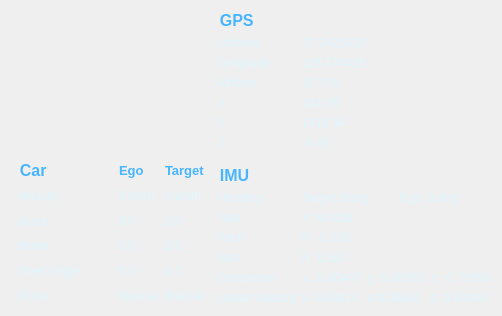
      <widget class="QWidget" name="tab_5">
       <attribute name="title">
        <string>Ego Pose</string>
       </attribute>
       <layout class="QGridLayout" name="gridLayout_12">
        <item row="1" column="0">
         <layout class="QGridLayout" name="gridLayout_11">
          <item row="7" column="0">
           <widget class="QLabel" name="label_59">
            <property name="styleSheet">
             <string notr="true">color: rgb(223, 246, 255);
border-bottom-width: 1px;
border-bottom-style: solid;
border-color: rgb(71,181,255);</string>
            </property>
            <property name="text">
             <string>  Brake</string>
            </property>
           </widget>
          </item>
          <item row="8" column="0">
           <widget class="QLabel" name="label_60">
            <property name="styleSheet">
             <string notr="true">color: rgb(223, 246, 255);
border-bottom-width: 1px;
border-bottom-style: solid;
border-color: rgb(71,181,255);</string>
            </property>
            <property name="text">
             <string>  Steer Angle          </string>
            </property>
           </widget>
          </item>
          <item row="8" column="2">
           <widget class="QLabel" name="target_steer_angle_label">
            <property name="styleSheet">
             <string notr="true">color: rgb(223, 246, 255);
border-bottom-width: 1px;
border-bottom-style: solid;
border-color: rgb(71,181,255);</string>
            </property>
            <property name="text">
             <string>0.0</string>
            </property>
           </widget>
          </item>
          <item row="10" column="2">
           <widget class="QLabel" name="target_mode_label">
            <property name="styleSheet">
             <string notr="true">color: rgb(223, 246, 255);
border-bottom-width: 1px;
border-bottom-style: solid;
border-color: rgb(71,181,255);</string>
            </property>
            <property name="text">
             <string>Manual</string>
            </property>
           </widget>
          </item>
          <item row="10" column="0">
           <widget class="QLabel" name="label_66">
            <property name="styleSheet">
             <string notr="true">color: rgb(223, 246, 255);
border-bottom-width: 1px;
border-bottom-style: solid;
border-color: rgb(71,181,255);</string>
            </property>
            <property name="text">
             <string>  Mode</string>
            </property>
           </widget>
          </item>
          <item row="10" column="1">
           <widget class="QLabel" name="car_mode_label">
            <property name="sizePolicy">
             <sizepolicy hsizetype="Expanding" vsizetype="Preferred">
              <horstretch>0</horstretch>
              <verstretch>0</verstretch>
             </sizepolicy>
            </property>
            <property name="styleSheet">
             <string notr="true">color: rgb(223, 246, 255);
border-bottom-width: 1px;
border-bottom-style: solid;
border-color: rgb(71,181,255);</string>
            </property>
            <property name="text">
             <string>Manual</string>
            </property>
           </widget>
          </item>
          <item row="1" column="2">
           <widget class="QLabel" name="label_23">
            <property name="sizePolicy">
             <sizepolicy hsizetype="Expanding" vsizetype="Preferred">
              <horstretch>0</horstretch>
              <verstretch>0</verstretch>
             </sizepolicy>
            </property>
            <property name="font">
             <font>
              <pointsize>10</pointsize>
              <weight>75</weight>
              <bold>true</bold>
             </font>
            </property>
            <property name="styleSheet">
             <string notr="true">color: rgb(71,181,255);</string>
            </property>
            <property name="text">
             <string>Target</string>
            </property>
           </widget>
          </item>
          <item row="3" column="1">
           <widget class="QLabel" name="car_velocity_label">
            <property name="sizePolicy">
             <sizepolicy hsizetype="Expanding" vsizetype="Preferred">
              <horstretch>0</horstretch>
              <verstretch>0</verstretch>
             </sizepolicy>
            </property>
            <property name="styleSheet">
             <string notr="true">color: rgb(223, 246, 255);
border-bottom-width: 1px;
border-bottom-style: solid;
border-color: rgb(71,181,255);</string>
            </property>
            <property name="text">
             <string>0 km/h</string>
            </property>
           </widget>
          </item>
          <item row="7" column="2">
           <widget class="QLabel" name="target_brake_label">
            <property name="styleSheet">
             <string notr="true">color: rgb(223, 246, 255);
border-bottom-width: 1px;
border-bottom-style: solid;
border-color: rgb(71,181,255);</string>
            </property>
            <property name="text">
             <string>0.0</string>
            </property>
           </widget>
          </item>
          <item row="6" column="0">
           <widget class="QLabel" name="label_57">
            <property name="styleSheet">
             <string notr="true">color: rgb(223, 246, 255);
border-bottom-width: 1px;
border-bottom-style: solid;
border-color: rgb(71,181,255);</string>
            </property>
            <property name="text">
             <string>  Accel</string>
            </property>
           </widget>
          </item>
          <item row="3" column="2">
           <widget class="QLabel" name="target_velocity_label">
            <property name="styleSheet">
             <string notr="true">color: rgb(223, 246, 255);
border-bottom-width: 1px;
border-bottom-style: solid;
border-color: rgb(71,181,255);</string>
            </property>
            <property name="text">
             <string>0 km/h</string>
            </property>
           </widget>
          </item>
          <item row="8" column="1">
           <widget class="QLabel" name="car_steer_angle_label">
            <property name="sizePolicy">
             <sizepolicy hsizetype="Expanding" vsizetype="Preferred">
              <horstretch>0</horstretch>
              <verstretch>0</verstretch>
             </sizepolicy>
            </property>
            <property name="styleSheet">
             <string notr="true">color: rgb(223, 246, 255);
border-bottom-width: 1px;
border-bottom-style: solid;
border-color: rgb(71,181,255);</string>
            </property>
            <property name="text">
             <string>0.0</string>
            </property>
           </widget>
          </item>
          <item row="3" column="0">
           <widget class="QLabel" name="label_56">
            <property name="styleSheet">
             <string notr="true">color: rgb(223, 246, 255);
border-bottom-width: 1px;
border-bottom-style: solid;
border-color: rgb(71,181,255);</string>
            </property>
            <property name="text">
             <string>  Velocity</string>
            </property>
           </widget>
          </item>
          <item row="6" column="1">
           <widget class="QLabel" name="car_accel_label">
            <property name="sizePolicy">
             <sizepolicy hsizetype="Expanding" vsizetype="Preferred">
              <horstretch>0</horstretch>
              <verstretch>0</verstretch>
             </sizepolicy>
            </property>
            <property name="styleSheet">
             <string notr="true">color: rgb(223, 246, 255);
border-bottom-width: 1px;
border-bottom-style: solid;
border-color: rgb(71,181,255);</string>
            </property>
            <property name="text">
             <string>0.0</string>
            </property>
           </widget>
          </item>
          <item row="1" column="0">
           <widget class="QLabel" name="label_54">
            <property name="sizePolicy">
             <sizepolicy hsizetype="Preferred" vsizetype="Preferred">
              <horstretch>0</horstretch>
              <verstretch>0</verstretch>
             </sizepolicy>
            </property>
            <property name="font">
             <font>
              <pointsize>12</pointsize>
              <weight>75</weight>
              <bold>true</bold>
             </font>
            </property>
            <property name="styleSheet">
             <string notr="true">color: rgb(71,181,255);</string>
            </property>
            <property name="text">
             <string>  Car</string>
            </property>
           </widget>
          </item>
          <item row="1" column="1">
           <widget class="QLabel" name="label_19">
            <property name="sizePolicy">
             <sizepolicy hsizetype="Expanding" vsizetype="Preferred">
              <horstretch>0</horstretch>
              <verstretch>0</verstretch>
             </sizepolicy>
            </property>
            <property name="font">
             <font>
              <pointsize>10</pointsize>
              <weight>75</weight>
              <bold>true</bold>
             </font>
            </property>
            <property name="styleSheet">
             <string notr="true">color: rgb(71,181,255);</string>
            </property>
            <property name="text">
             <string>Ego</string>
            </property>
           </widget>
          </item>
          <item row="7" column="1">
           <widget class="QLabel" name="car_brake_label">
            <property name="sizePolicy">
             <sizepolicy hsizetype="Expanding" vsizetype="Preferred">
              <horstretch>0</horstretch>
              <verstretch>0</verstretch>
             </sizepolicy>
            </property>
            <property name="styleSheet">
             <string notr="true">color: rgb(223, 246, 255);
border-bottom-width: 1px;
border-bottom-style: solid;
border-color: rgb(71,181,255);</string>
            </property>
            <property name="text">
             <string>0.0</string>
            </property>
           </widget>
          </item>
          <item row="6" column="2">
           <widget class="QLabel" name="target_accel_label">
            <property name="styleSheet">
             <string notr="true">color: rgb(223, 246, 255);
border-bottom-width: 1px;
border-bottom-style: solid;
border-color: rgb(71,181,255);</string>
            </property>
            <property name="text">
             <string>0.0</string>
            </property>
           </widget>
          </item>
         </layout>
        </item>
        <item row="0" column="1" rowspan="2">
         <layout class="QGridLayout" name="gridLayout_7">
          <item row="5" column="0">
           <widget class="QLabel" name="label_30">
            <property name="styleSheet">
             <string notr="true">color: rgb(223, 246, 255);
border-bottom-width: 1px;
border-bottom-style: solid;
border-color: rgb(71,181,255);</string>
            </property>
            <property name="text">
             <string>  Y</string>
            </property>
           </widget>
          </item>
          <item row="14" column="0">
           <widget class="QLabel" name="label_38">
            <property name="styleSheet">
             <string notr="true">color: rgb(223, 246, 255);
border-bottom-width: 1px;
border-bottom-style: solid;
border-color: rgb(71,181,255);</string>
            </property>
            <property name="text">
             <string>  Linear Velocity</string>
            </property>
           </widget>
          </item>
          <item row="2" column="1" colspan="3">
           <widget class="QLabel" name="gps_longitude_label">
            <property name="sizePolicy">
             <sizepolicy hsizetype="Expanding" vsizetype="Preferred">
              <horstretch>0</horstretch>
              <verstretch>0</verstretch>
             </sizepolicy>
            </property>
            <property name="styleSheet">
             <string notr="true">color: rgb(223, 246, 255);
border-bottom-width: 1px;
border-bottom-style: solid;
border-color: rgb(71,181,255);</string>
            </property>
            <property name="text">
             <string>126.774419</string>
            </property>
           </widget>
          </item>
          <item row="13" column="0">
           <widget class="QLabel" name="label_49">
            <property name="styleSheet">
             <string notr="true">color: rgb(223, 246, 255);
border-bottom-width: 1px;
border-bottom-style: solid;
border-color: rgb(71,181,255);</string>
            </property>
            <property name="text">
             <string>  Orientation</string>
            </property>
           </widget>
          </item>
          <item row="3" column="1" colspan="3">
           <widget class="QLabel" name="gps_altitude_label">
            <property name="sizePolicy">
             <sizepolicy hsizetype="Expanding" vsizetype="Preferred">
              <horstretch>0</horstretch>
              <verstretch>0</verstretch>
             </sizepolicy>
            </property>
            <property name="styleSheet">
             <string notr="true">color: rgb(223, 246, 255);
border-bottom-width: 1px;
border-bottom-style: solid;
border-color: rgb(71,181,255);</string>
            </property>
            <property name="text">
             <string>15.778</string>
            </property>
           </widget>
          </item>
          <item row="3" column="0">
           <widget class="QLabel" name="label_27">
            <property name="styleSheet">
             <string notr="true">color: rgb(223, 246, 255);
border-bottom-width: 1px;
border-bottom-style: solid;
border-color: rgb(71,181,255);</string>
            </property>
            <property name="text">
             <string>  Altitude</string>
            </property>
           </widget>
          </item>
          <item row="5" column="1" colspan="3">
           <widget class="QLabel" name="gps_y_label">
            <property name="sizePolicy">
             <sizepolicy hsizetype="Expanding" vsizetype="Preferred">
              <horstretch>0</horstretch>
              <verstretch>0</verstretch>
             </sizepolicy>
            </property>
            <property name="styleSheet">
             <string notr="true">color: rgb(223, 246, 255);
border-bottom-width: 1px;
border-bottom-style: solid;
border-color: rgb(71,181,255);</string>
            </property>
            <property name="text">
             <string>1418.34</string>
            </property>
           </widget>
          </item>
          <item row="8" column="0" colspan="4">
           <widget class="QLabel" name="label_45">
            <property name="sizePolicy">
             <sizepolicy hsizetype="Expanding" vsizetype="Preferred">
              <horstretch>0</horstretch>
              <verstretch>0</verstretch>
             </sizepolicy>
            </property>
            <property name="font">
             <font>
              <pointsize>12</pointsize>
              <weight>75</weight>
              <bold>true</bold>
             </font>
            </property>
            <property name="styleSheet">
             <string notr="true">color: rgb(71,181,255);</string>
            </property>
            <property name="text">
             <string>  IMU</string>
            </property>
           </widget>
          </item>
          <item row="4" column="0">
           <widget class="QLabel" name="label_28">
            <property name="styleSheet">
             <string notr="true">color: rgb(223, 246, 255);
border-bottom-width: 1px;
border-bottom-style: solid;
border-color: rgb(71,181,255);</string>
            </property>
            <property name="text">
             <string>  X</string>
            </property>
           </widget>
          </item>
          <item row="6" column="1" colspan="3">
           <widget class="QLabel" name="gps_z_label">
            <property name="sizePolicy">
             <sizepolicy hsizetype="Expanding" vsizetype="Preferred">
              <horstretch>0</horstretch>
              <verstretch>0</verstretch>
             </sizepolicy>
            </property>
            <property name="styleSheet">
             <string notr="true">color: rgb(223, 246, 255);
border-bottom-width: 1px;
border-bottom-style: solid;
border-color: rgb(71,181,255);</string>
            </property>
            <property name="text">
             <string>-0.49</string>
            </property>
           </widget>
          </item>
          <item row="0" column="0" colspan="4">
           <widget class="QLabel" name="label_20">
            <property name="sizePolicy">
             <sizepolicy hsizetype="Expanding" vsizetype="Preferred">
              <horstretch>0</horstretch>
              <verstretch>0</verstretch>
             </sizepolicy>
            </property>
            <property name="font">
             <font>
              <pointsize>12</pointsize>
              <weight>75</weight>
              <bold>true</bold>
             </font>
            </property>
            <property name="styleSheet">
             <string notr="true">color: rgb(71,181,255);</string>
            </property>
            <property name="text">
             <string>  GPS</string>
            </property>
           </widget>
          </item>
          <item row="10" column="0">
           <widget class="QLabel" name="label_36">
            <property name="styleSheet">
             <string notr="true">color: rgb(223, 246, 255);
border-bottom-width: 1px;
border-bottom-style: solid;
border-color: rgb(71,181,255);</string>
            </property>
            <property name="text">
             <string>  Yaw</string>
            </property>
           </widget>
          </item>
          <item row="13" column="2">
           <widget class="QLabel" name="imu_orientation_label_2">
            <property name="sizePolicy">
             <sizepolicy hsizetype="Expanding" vsizetype="Preferred">
              <horstretch>0</horstretch>
              <verstretch>0</verstretch>
             </sizepolicy>
            </property>
            <property name="styleSheet">
             <string notr="true">color: rgb(223, 246, 255);
border-bottom-width: 1px;
border-bottom-style: solid;
border-color: rgb(71,181,255);</string>
            </property>
            <property name="text">
             <string>y: 0.00183</string>
            </property>
           </widget>
          </item>
          <item row="14" column="1">
           <widget class="QLabel" name="imu_linear_velocity_label">
            <property name="sizePolicy">
             <sizepolicy hsizetype="Expanding" vsizetype="Preferred">
              <horstretch>0</horstretch>
              <verstretch>0</verstretch>
             </sizepolicy>
            </property>
            <property name="styleSheet">
             <string notr="true">color: rgb(223, 246, 255);
border-bottom-width: 1px;
border-bottom-style: solid;
border-color: rgb(71,181,255);</string>
            </property>
            <property name="text">
             <string>x: 0.03814</string>
            </property>
           </widget>
          </item>
          <item row="13" column="1">
           <widget class="QLabel" name="imu_orientation_label">
            <property name="sizePolicy">
             <sizepolicy hsizetype="Expanding" vsizetype="Preferred">
              <horstretch>0</horstretch>
              <verstretch>0</verstretch>
             </sizepolicy>
            </property>
            <property name="styleSheet">
             <string notr="true">color: rgb(223, 246, 255);
border-bottom-width: 1px;
border-bottom-style: solid;
border-color: rgb(71,181,255);</string>
            </property>
            <property name="text">
             <string>x : 0.00447</string>
            </property>
           </widget>
          </item>
          <item row="2" column="0">
           <widget class="QLabel" name="label_24">
            <property name="styleSheet">
             <string notr="true">color: rgb(223, 246, 255);
border-bottom-width: 1px;
border-bottom-style: solid;
border-color: rgb(71,181,255);</string>
            </property>
            <property name="text">
             <string>  Longitude</string>
            </property>
           </widget>
          </item>
          <item row="1" column="0">
           <widget class="QLabel" name="label_22">
            <property name="styleSheet">
             <string notr="true">color: rgb(223, 246, 255);
border-bottom-width: 1px;
border-bottom-style: solid;
border-color: rgb(71,181,255);</string>
            </property>
            <property name="text">
             <string>  Latitude</string>
            </property>
           </widget>
          </item>
          <item row="1" column="1" colspan="3">
           <widget class="QLabel" name="gps_latitude_label">
            <property name="sizePolicy">
             <sizepolicy hsizetype="Expanding" vsizetype="Preferred">
              <horstretch>0</horstretch>
              <verstretch>0</verstretch>
             </sizepolicy>
            </property>
            <property name="styleSheet">
             <string notr="true">color: rgb(223, 246, 255);
border-bottom-width: 1px;
border-bottom-style: solid;
border-color: rgb(71,181,255);</string>
            </property>
            <property name="text">
             <string>37.2422623</string>
            </property>
           </widget>
          </item>
          <item row="9" column="1" colspan="3">
           <layout class="QHBoxLayout" name="horizontalLayout_3">
            <item>
             <widget class="QLabel" name="label_29">
              <property name="styleSheet">
               <string notr="true">color: rgb(223, 246, 255);
border-bottom-width: 1px;
border-bottom-style: solid;
border-color: rgb(71,181,255);</string>
              </property>
              <property name="text">
               <string>Target: 0deg</string>
              </property>
             </widget>
            </item>
            <item>
             <widget class="QLabel" name="label_25">
              <property name="styleSheet">
               <string notr="true">color: rgb(223, 246, 255);
border-bottom-width: 1px;
border-bottom-style: solid;
border-color: rgb(71,181,255);</string>
              </property>
              <property name="text">
               <string>Ego: 0 deg</string>
              </property>
             </widget>
            </item>
           </layout>
          </item>
          <item row="6" column="0">
           <widget class="QLabel" name="label_34">
            <property name="styleSheet">
             <string notr="true">color: rgb(223, 246, 255);
border-bottom-width: 1px;
border-bottom-style: solid;
border-color: rgb(71,181,255);</string>
            </property>
            <property name="text">
             <string>  Z</string>
            </property>
           </widget>
          </item>
          <item row="14" column="3">
           <widget class="QLabel" name="imu_linear_velocity_label_3">
            <property name="sizePolicy">
             <sizepolicy hsizetype="Expanding" vsizetype="Preferred">
              <horstretch>0</horstretch>
              <verstretch>0</verstretch>
             </sizepolicy>
            </property>
            <property name="styleSheet">
             <string notr="true">color: rgb(223, 246, 255);
border-bottom-width: 1px;
border-bottom-style: solid;
border-color: rgb(71,181,255);</string>
            </property>
            <property name="text">
             <string>z: 9.80944</string>
            </property>
           </widget>
          </item>
          <item row="14" column="2">
           <widget class="QLabel" name="imu_linear_velocity_label_2">
            <property name="sizePolicy">
             <sizepolicy hsizetype="Expanding" vsizetype="Preferred">
              <horstretch>0</horstretch>
              <verstretch>0</verstretch>
             </sizepolicy>
            </property>
            <property name="styleSheet">
             <string notr="true">color: rgb(223, 246, 255);
border-bottom-width: 1px;
border-bottom-style: solid;
border-color: rgb(71,181,255);</string>
            </property>
            <property name="text">
             <string>y:0.08681</string>
            </property>
           </widget>
          </item>
          <item row="9" column="0">
           <widget class="QLabel" name="label_48">
            <property name="styleSheet">
             <string notr="true">color: rgb(223, 246, 255);
border-bottom-width: 1px;
border-bottom-style: solid;
border-color: rgb(71,181,255);</string>
            </property>
            <property name="text">
             <string>  Heading</string>
            </property>
           </widget>
          </item>
          <item row="4" column="1" colspan="3">
           <widget class="QLabel" name="gps_x_label">
            <property name="sizePolicy">
             <sizepolicy hsizetype="Expanding" vsizetype="Preferred">
              <horstretch>0</horstretch>
              <verstretch>0</verstretch>
             </sizepolicy>
            </property>
            <property name="styleSheet">
             <string notr="true">color: rgb(223, 246, 255);
border-bottom-width: 1px;
border-bottom-style: solid;
border-color: rgb(71,181,255);</string>
            </property>
            <property name="text">
             <string>134.38</string>
            </property>
           </widget>
          </item>
          <item row="7" column="0">
           <spacer name="verticalSpacer_8">
            <property name="orientation">
             <enum>Qt::Vertical</enum>
            </property>
            <property name="sizeType">
             <enum>QSizePolicy::Fixed</enum>
            </property>
            <property name="sizeHint" stdset="0">
             <size>
              <width>20</width>
              <height>10</height>
             </size>
            </property>
           </spacer>
          </item>
          <item row="13" column="3">
           <widget class="QLabel" name="imu_orientation_label_3">
            <property name="sizePolicy">
             <sizepolicy hsizetype="Expanding" vsizetype="Preferred">
              <horstretch>0</horstretch>
              <verstretch>0</verstretch>
             </sizepolicy>
            </property>
            <property name="styleSheet">
             <string notr="true">color: rgb(223, 246, 255);
border-bottom-width: 1px;
border-bottom-style: solid;
border-color: rgb(71,181,255);</string>
            </property>
            <property name="text">
             <string>z : 0.71950</string>
            </property>
           </widget>
          </item>
          <item row="12" column="1" colspan="3">
           <widget class="QLabel" name="imu_angle_label_3">
            <property name="sizePolicy">
             <sizepolicy hsizetype="Expanding" vsizetype="Preferred">
              <horstretch>0</horstretch>
              <verstretch>0</verstretch>
             </sizepolicy>
            </property>
            <property name="styleSheet">
             <string notr="true">color: rgb(223, 246, 255);
border-bottom-width: 1px;
border-bottom-style: solid;
border-color: rgb(71,181,255);</string>
            </property>
            <property name="text">
             <string>R: 0.507</string>
            </property>
           </widget>
          </item>
          <item row="11" column="1" colspan="3">
           <widget class="QLabel" name="imu_angle_label_2">
            <property name="sizePolicy">
             <sizepolicy hsizetype="Expanding" vsizetype="Preferred">
              <horstretch>0</horstretch>
              <verstretch>0</verstretch>
             </sizepolicy>
            </property>
            <property name="styleSheet">
             <string notr="true">color: rgb(223, 246, 255);
border-bottom-width: 1px;
border-bottom-style: solid;
border-color: rgb(71,181,255);</string>
            </property>
            <property name="text">
             <string>P: -0.223</string>
            </property>
           </widget>
          </item>
          <item row="10" column="1" colspan="3">
           <widget class="QLabel" name="imu_angle_label">
            <property name="sizePolicy">
             <sizepolicy hsizetype="Expanding" vsizetype="Preferred">
              <horstretch>0</horstretch>
              <verstretch>0</verstretch>
             </sizepolicy>
            </property>
            <property name="styleSheet">
             <string notr="true">color: rgb(223, 246, 255);
border-bottom-width: 1px;
border-bottom-style: solid;
border-color: rgb(71,181,255);</string>
            </property>
            <property name="text">
             <string>Y: 92.028</string>
            </property>
           </widget>
          </item>
          <item row="11" column="0">
           <widget class="QLabel" name="label_32">
            <property name="styleSheet">
             <string notr="true">color: rgb(223, 246, 255);
border-bottom-width: 1px;
border-bottom-style: solid;
border-color: rgb(71,181,255);</string>
            </property>
            <property name="text">
             <string>  Pitch</string>
            </property>
           </widget>
          </item>
          <item row="12" column="0">
           <widget class="QLabel" name="label_33">
            <property name="styleSheet">
             <string notr="true">color: rgb(223, 246, 255);
border-bottom-width: 1px;
border-bottom-style: solid;
border-color: rgb(71,181,255);</string>
            </property>
            <property name="text">
             <string>  Roll</string>
            </property>
           </widget>
          </item>
         </layout>
        </item>
        <item row="0" column="0">
         <layout class="QGridLayout" name="imu_layout"/>
        </item>
       </layout>
      </widget>
